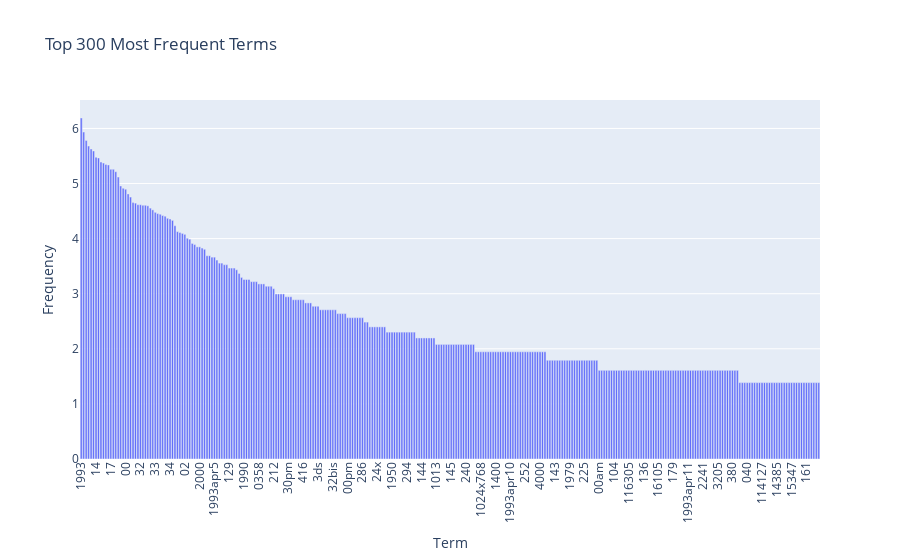

Notebook code cell kept with this figure:
### Markdown cell above
### >>> **Exercise 15 (take home):** 
You can copy the code from the previous exercise and change the 'term_frequencies' variable for the 'term_frequencies_log', comment about the differences that you observe and talk about other possible insights that we can get from a log distribution.

### Code cell
# Answer here

# In this case, we use the code from the previous excersise, but we apply a logarithmic scale to the frequencies.
# When we use regular term frequency to plot, we can see that the first few terms have a very high frequency compared to the rest
# and tend to dominate the graph. This doesn't happen when we change to log distribution.
# The change in the Y-axis and the curvature of the distribution also indicates that now the plot highlights those words with
# medium-frequency, which can be more meaningful than those with very high frequency. Given a large vocabulary, those
# medium-frequency words can provide more insights into the text data.

import math

term_freq = list(zip(range(X_counts.shape[0]), count_vect.get_feature_names_out(), X_counts.toarray().sum(axis=0).tolist()))
sorted_term_freq = sorted(term_freq, key=lambda x: x[2], reverse=True)
sorted_term_freq = [(i[0], i[1], math.log(i[2])) for i in sorted_term_freq]

top_n_terms = 300

df_terms = pd.DataFrame(sorted_term_freq[:top_n_terms], columns=['Index', 'Term', 'Frequency'])

fig = px.bar(
    df_terms,
    x="Term", y="Frequency",
    title=f"Top {top_n_terms} Most Frequent Terms",
    hover_data=["Index"],
)
fig.update_layout(xaxis_tickangle=-90)
fig.show()

### Figure 1 — Plotly figure (JSON) as saved in the notebook; plotly's stock layout.template omitted (floating-point values rounded to 4 significant figures; data arrays with more than 128 entries replaced by an {"elided": "..."} marker saying what was removed)
{"data": [{"customdata": {"elided": "300x1 int values"}, "hovertemplate": "Term=%{x}<br>Frequency=%{y}<br>Index=%{customdata[0]}<extra></extra>", "legendgroup": "", "marker": {"color": "#636efa", "pattern": {"shape": ""}}, "name": "", "orientation": "v", "showlegend": false, "textposition": "auto", "type": "bar", "x": {"elided": "300 str values"}, "xaxis": "x", "y": {"elided": "300 float values"}, "yaxis": "y"}], "layout": {"barmode": "relative", "legend": {"tracegroupgap": 0}, "title": {"text": "Top 300 Most Frequent Terms"}, "xaxis": {"anchor": "y", "domain": [0, 1], "tickangle": -90, "title": {"text": "Term"}}, "yaxis": {"anchor": "x", "domain": [0, 1], "title": {"text": "Frequency"}}}}
